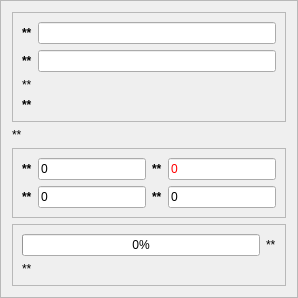
         <widget class="QFrame" name="frame_16">
          <property name="frameShape">
           <enum>QFrame::StyledPanel</enum>
          </property>
          <property name="frameShadow">
           <enum>QFrame::Raised</enum>
          </property>
          <layout class="QGridLayout" name="gridLayout_18">
           <item row="0" column="0">
            <widget class="QFrame" name="frame_17">
             <property name="frameShape">
              <enum>QFrame::StyledPanel</enum>
             </property>
             <property name="frameShadow">
              <enum>QFrame::Raised</enum>
             </property>
             <layout class="QGridLayout" name="gridLayout_19">
              <item row="0" column="0">
               <widget class="QLabel" name="label_41">
                <property name="font">
                 <font>
                  <weight>75</weight>
                  <bold>true</bold>
                 </font>
                </property>
                <property name="text">
                 <string>**</string>
                </property>
               </widget>
              </item>
              <item row="0" column="1">
               <widget class="QLineEdit" name="lineEdit_28">
                <property name="readOnly">
                 <bool>true</bool>
                </property>
               </widget>
              </item>
              <item row="1" column="0">
               <widget class="QLabel" name="label_42">
                <property name="font">
                 <font>
                  <weight>75</weight>
                  <bold>true</bold>
                 </font>
                </property>
                <property name="text">
                 <string>**</string>
                </property>
               </widget>
              </item>
              <item row="1" column="1">
               <widget class="QLineEdit" name="lineEdit_29">
                <property name="readOnly">
                 <bool>true</bool>
                </property>
               </widget>
              </item>
              <item row="2" column="0">
               <widget class="QLabel" name="label_43">
                <property name="text">
                 <string>**</string>
                </property>
               </widget>
              </item>
              <item row="3" column="0">
               <widget class="QLabel" name="label_44">
                <property name="font">
                 <font>
                  <weight>75</weight>
                  <bold>true</bold>
                 </font>
                </property>
                <property name="text">
                 <string>**</string>
                </property>
               </widget>
              </item>
             </layout>
            </widget>
           </item>
           <item row="1" column="0">
            <widget class="QLabel" name="label_45">
             <property name="text">
              <string>**</string>
             </property>
            </widget>
           </item>
           <item row="2" column="0">
            <widget class="QFrame" name="frame_18">
             <property name="frameShape">
              <enum>QFrame::StyledPanel</enum>
             </property>
             <property name="frameShadow">
              <enum>QFrame::Raised</enum>
             </property>
             <layout class="QGridLayout" name="gridLayout_20">
              <item row="0" column="0">
               <widget class="QLabel" name="label_46">
                <property name="font">
                 <font>
                  <weight>75</weight>
                  <bold>true</bold>
                 </font>
                </property>
                <property name="text">
                 <string>**</string>
                </property>
               </widget>
              </item>
              <item row="0" column="1">
               <widget class="QLineEdit" name="lineEdit_30">
                <property name="text">
                 <string>0</string>
                </property>
                <property name="readOnly">
                 <bool>true</bool>
                </property>
               </widget>
              </item>
              <item row="0" column="2">
               <widget class="QLabel" name="label_47">
                <property name="font">
                 <font>
                  <weight>75</weight>
                  <bold>true</bold>
                 </font>
                </property>
                <property name="text">
                 <string>**</string>
                </property>
               </widget>
              </item>
              <item row="0" column="3">
               <widget class="QLineEdit" name="lineEdit_31">
                <property name="palette">
                 <palette>
                  <active>
                   <colorrole role="Text">
                    <brush brushstyle="SolidPattern">
                     <color alpha="255">
                      <red>255</red>
                      <green>0</green>
                      <blue>0</blue>
                     </color>
                    </brush>
                   </colorrole>
                   <colorrole role="PlaceholderText">
                    <brush brushstyle="SolidPattern">
                     <color alpha="128">
                      <red>255</red>
                      <green>0</green>
                      <blue>0</blue>
                     </color>
                    </brush>
                   </colorrole>
                  </active>
                  <inactive>
                   <colorrole role="Text">
                    <brush brushstyle="SolidPattern">
                     <color alpha="255">
                      <red>255</red>
                      <green>0</green>
                      <blue>0</blue>
                     </color>
                    </brush>
                   </colorrole>
                   <colorrole role="PlaceholderText">
                    <brush brushstyle="SolidPattern">
                     <color alpha="128">
                      <red>255</red>
                      <green>0</green>
                      <blue>0</blue>
                     </color>
                    </brush>
                   </colorrole>
                  </inactive>
                  <disabled>
                   <colorrole role="Text">
                    <brush brushstyle="SolidPattern">
                     <color alpha="255">
                      <red>120</red>
                      <green>120</green>
                      <blue>120</blue>
                     </color>
                    </brush>
                   </colorrole>
                   <colorrole role="PlaceholderText">
                    <brush brushstyle="SolidPattern">
                     <color alpha="128">
                      <red>0</red>
                      <green>0</green>
                      <blue>0</blue>
                     </color>
                    </brush>
                   </colorrole>
                  </disabled>
                 </palette>
                </property>
                <property name="text">
                 <string>0</string>
                </property>
                <property name="readOnly">
                 <bool>true</bool>
                </property>
               </widget>
              </item>
              <item row="1" column="0">
               <widget class="QLabel" name="label_48">
                <property name="font">
                 <font>
                  <weight>75</weight>
                  <bold>true</bold>
                 </font>
                </property>
                <property name="text">
                 <string>**</string>
                </property>
               </widget>
              </item>
              <item row="1" column="1">
               <widget class="QLineEdit" name="lineEdit_32">
                <property name="text">
                 <string>0</string>
                </property>
                <property name="readOnly">
                 <bool>true</bool>
                </property>
               </widget>
              </item>
              <item row="1" column="2">
               <widget class="QLabel" name="label_49">
                <property name="font">
                 <font>
                  <weight>75</weight>
                  <bold>true</bold>
                 </font>
                </property>
                <property name="text">
                 <string>**</string>
                </property>
               </widget>
              </item>
              <item row="1" column="3">
               <widget class="QLineEdit" name="lineEdit_33">
                <property name="text">
                 <string>0</string>
                </property>
                <property name="readOnly">
                 <bool>true</bool>
                </property>
               </widget>
              </item>
             </layout>
            </widget>
           </item>
           <item row="3" column="0">
            <widget class="QFrame" name="frame_19">
             <property name="frameShape">
              <enum>QFrame::StyledPanel</enum>
             </property>
             <property name="frameShadow">
              <enum>QFrame::Raised</enum>
             </property>
             <layout class="QGridLayout" name="gridLayout_31">
              <item row="0" column="0">
               <widget class="QProgressBar" name="progressBar_4">
                <property name="value">
                 <number>0</number>
                </property>
               </widget>
              </item>
              <item row="1" column="0">
               <widget class="QLabel" name="label_50">
                <property name="font">
                 <font>
                  <weight>50</weight>
                  <bold>false</bold>
                 </font>
                </property>
                <property name="text">
                 <string>**</string>
                </property>
               </widget>
              </item>
              <item row="0" column="1">
               <widget class="QLabel" name="label_51">
                <property name="text">
                 <string>**</string>
                </property>
               </widget>
              </item>
             </layout>
            </widget>
           </item>
          </layout>
         </widget>
